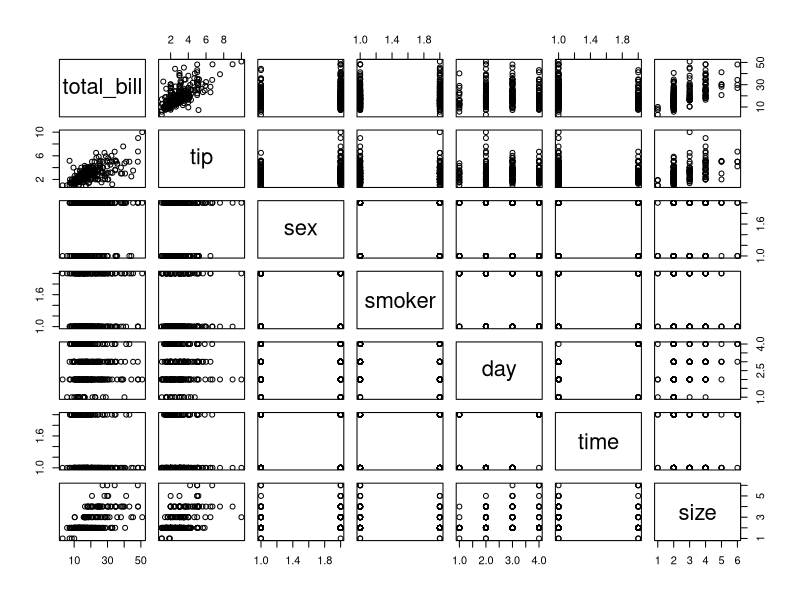
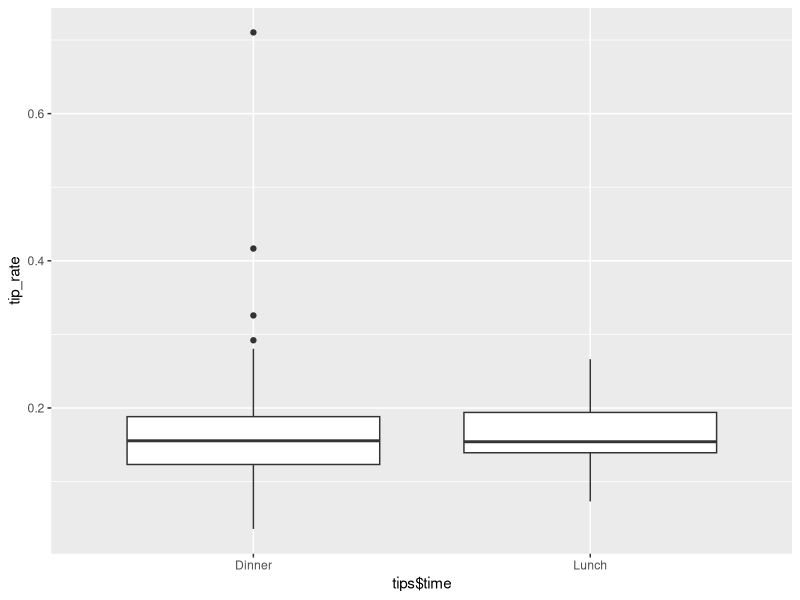
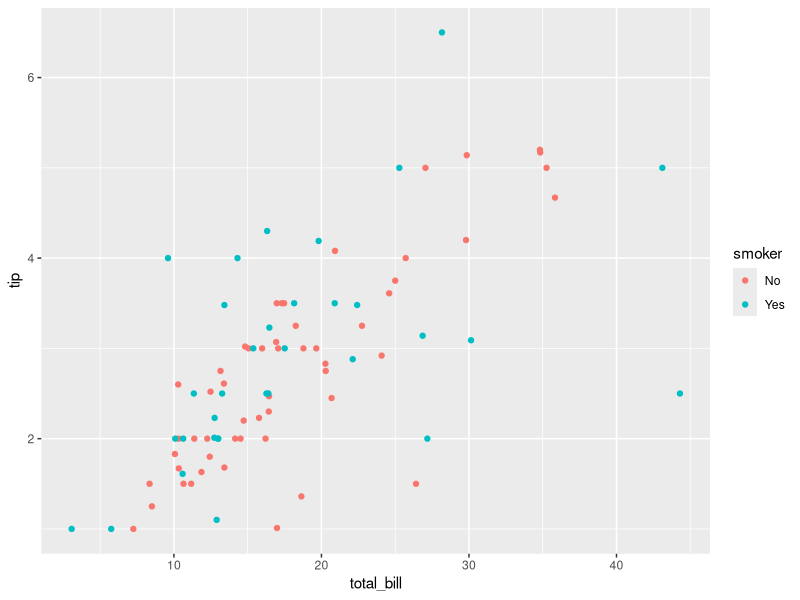
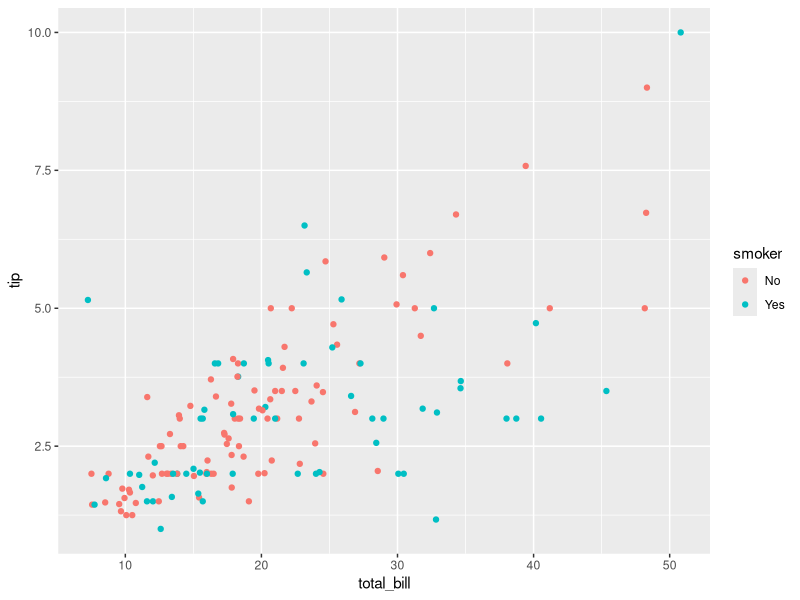
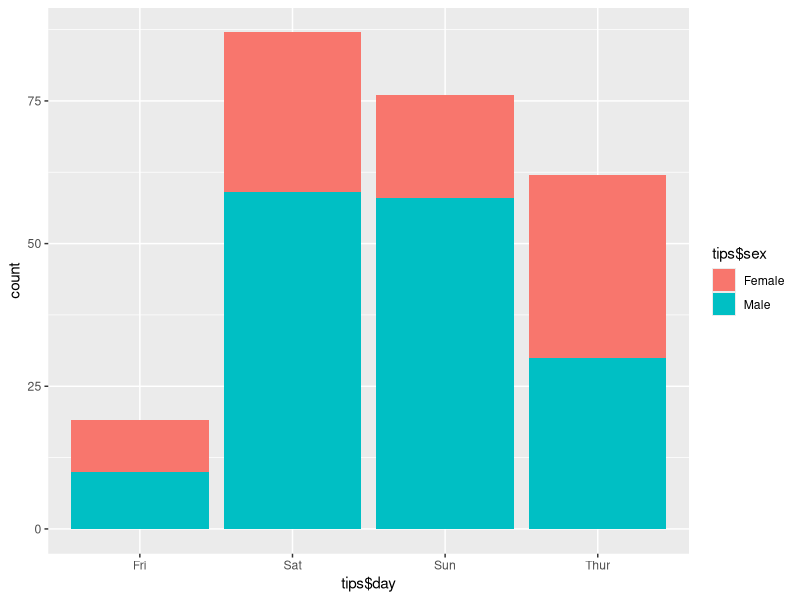

The R script that drew these images, in order:
## ---- chunk 1
data(tips, package="reshape2")
library(dplyr)
library(ggplot2)

## ---- chunk 2
numParty <- nrow(tips)
print(numParty)
## ---- chunk 3
print(tips)
print(names(tips))
## ---- chunk 4
newdata <- tips[order(tips$day, decreasing = TRUE),] 
print(newdata)
## ---- chunk 5
female5 <- tips[tips$size >= 5 & tips$sex == "Female",  ]
print(female5)
  
## ---- chunk 6
plot(tips)

## ---- chunk 7

tip_rate <- tips$tip / tips$total_bill
data <- tips %>%
  summarise(tiprate = mean(tip)) 

data2 <- tips %>%
  summarise(billrate = mean(total_bill))

avg_tip_rate <- data$tiprate/data2$billrate
print(avg_tip_rate)
## ---- chunk 8
my_plot <- ggplot(data = tips, aes(x = tips$time, y=tip_rate))
my_plot + geom_boxplot()
## ---- chunk 9

female <- tips[tips$sex == "Female",  ]
male <- tips[tips$sex == "Male",  ]

my_plot <- ggplot(data=female, aes(x=total_bill, y=tip, color=smoker))
my_plot + geom_point()

my_plot <- ggplot(data=male, aes(x=total_bill, y=tip, color=smoker))
my_plot + geom_point()

## ---- chunk 10
my_plot <- ggplot(data=tips, aes(x=tips$day, fill=tips$sex))

my_plot + geom_bar()
